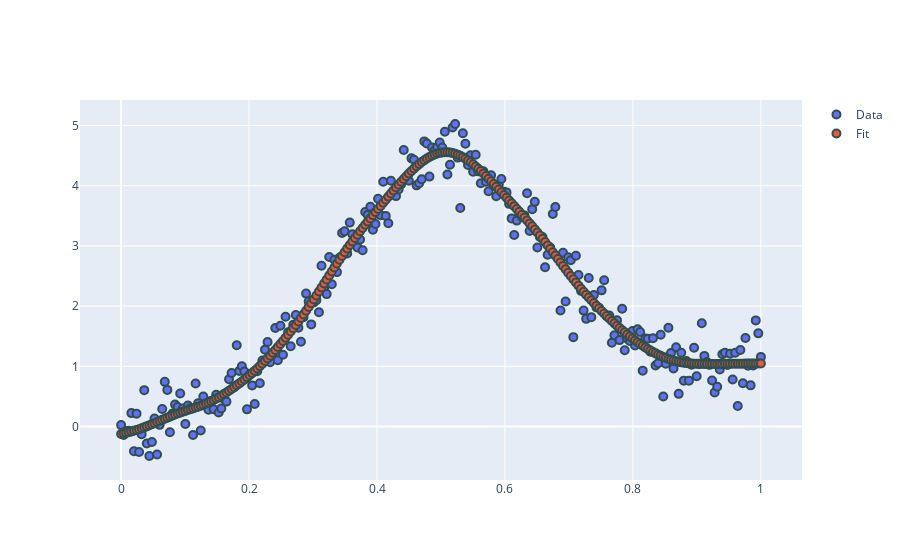

Here is the notebook cell this chart was saved with:
### Code cell
# Constraint Model
m = (("s(1)", "peak", 35, (100, 6000), "equidistant"), )
M = StarModel(description=m)
M.fit(X=x.reshape(-1,1), y=yn)
ypred = M.basis @ M.coef_

### Figure 1 — Plotly figure (JSON) as saved in the notebook; plotly's stock layout.template omitted (floating-point values rounded to 4 significant figures; data arrays with more than 128 entries replaced by an {"elided": "..."} marker saying what was removed)
{"data": [{"marker": {"line": {"color": "DarkSlateGrey", "width": 2}, "size": 8}, "mode": "markers", "name": "Data", "type": "scatter", "x": {"elided": "250 float values"}, "y": {"elided": "250 float values"}}, {"marker": {"line": {"color": "DarkSlateGrey", "width": 2}, "size": 8}, "mode": "markers", "name": "Fit", "type": "scatter", "x": {"elided": "250 float values"}, "y": {"elided": "250 float values"}}], "layout": {"autosize": true, "xaxis": {"autorange": true, "range": [-0.05988, 1.06], "type": "linear"}, "yaxis": {"autorange": true, "range": [-0.9268, 5.462], "type": "linear"}}}
